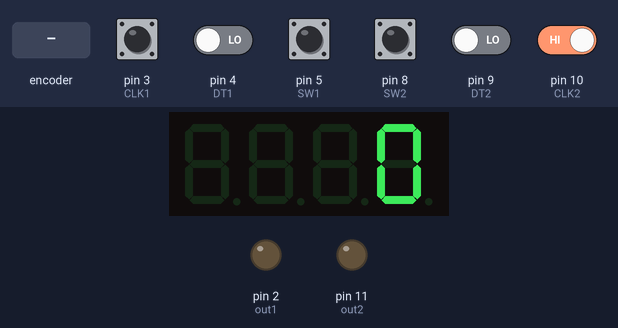
A sketch run on a simulated Arduino Uno, built with avr-gcc and run on an emulated ATmega328P. Shown: 4-digit seven-segment display, output pins drawn as LEDs (lit = HIGH). Inputs (shaded band) come from the test bench; at power-on: pin 3 (CLK1), pin 5 (SW1), pin 8 (SW2), pin 10 (CLK2) HIGH, pin 4 (DT1), pin 9 (DT2) LOW. EEPROM starts erased.

Above: at 5.7 s.
5.8 s: pin 5 (SW1) pulled LOW for 1 s
At 6.9 s:
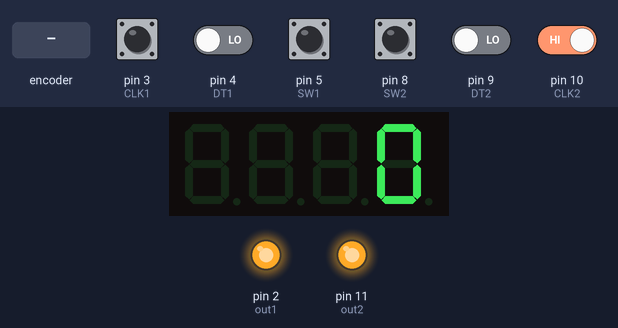
8.3 s: pin 10 (CLK2) driven LOW
At 9.5 s:
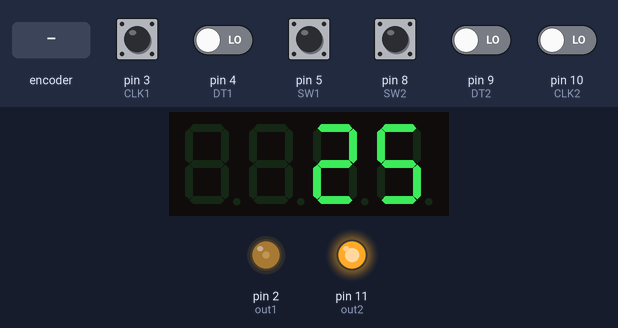
9.8 s: pin 5 (SW1) pulled LOW for 0.15 s
At 11.0 s:
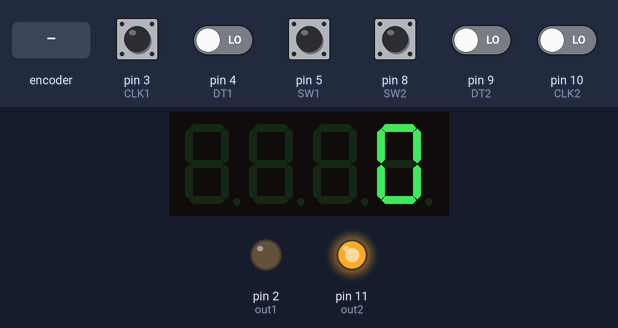
11.4 s: pin 8 (SW2) pulled LOW for 1 s
At 13.3 s:
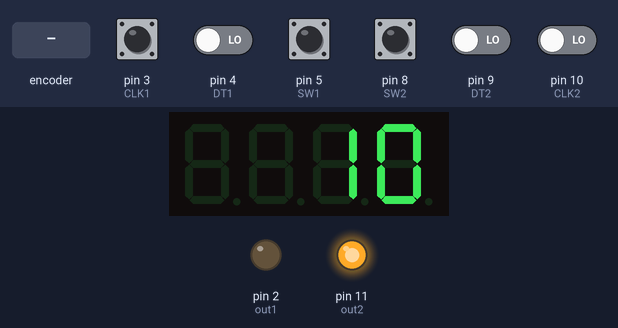
13.9 s: rotary encoder on pin 3 (CLK1) / pin 4 (DT1) turned 2 steps (second pin leading)
At 14.5 s:
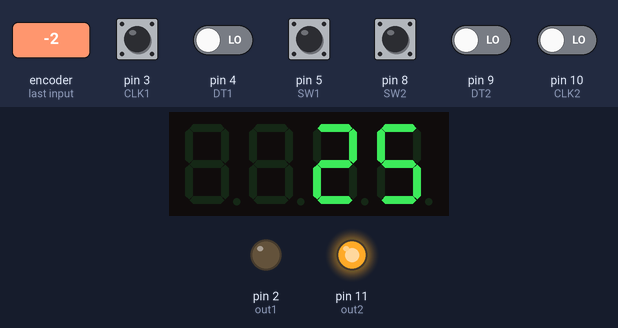
15.8 s: rotary encoder on pin 3 (CLK1) / pin 4 (DT1) turned 2 steps (second pin leading)
At 17.0 s:
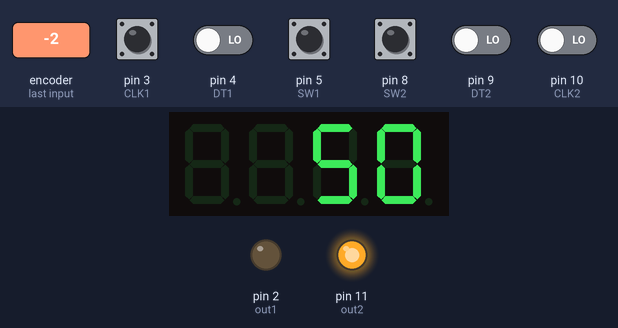
Timing chart, 0 to 18.7 s (numbered marks = the images above; inputs shaded):
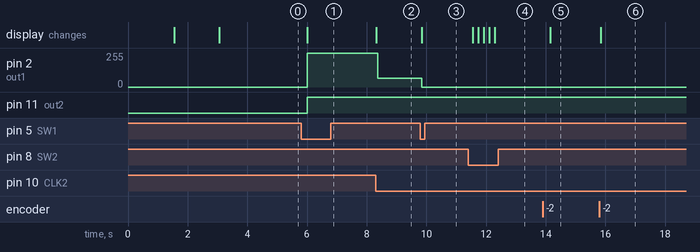

The sketch:

delay_b.ino
```cpp
#include <Arduino.h>
#include <TM1637Display.h>
#include <EEPROM.h>

//PINS
byte out1=2;
byte out2=11;
byte CLK1=3;//valcoder1
byte DT1=4;
byte SW1=5;
byte CLK2=10;//valcoder2
byte DT2=9;
byte SW2=8;

unsigned char encoder_A1, encoder_B1, encoder_A_prev1; // valcoder1
unsigned char SW_State1,SW_State_prev1;
unsigned char encoder_A2, encoder_B2, encoder_A_prev2; // valcoder2
unsigned char SW_State2,SW_State_prev2;


int sw_counter;
int sw1_counter;
int sw_delay=5000;
byte adr_freq=3;
byte adr_del=7;
byte freq_mass[3]={10,25,50};  //frequences
byte freq;
byte freq_i; //frequency nomber
int T_cor=70;
//float mult=1;
//int d=2;
int del;//delay
int del_mult=1;
byte pulse_wide=25;
unsigned long t1,t2,dt;//,tee1,tee2,dtee;
unsigned long td1,td2,dt_del,dt_wide;
float T,dT;
//int dTee=10000; //delay before puting to eepromt
//long dTd=10000;//delay for d set
//int d[4];

byte u1_flag=0;
byte u2_flag=0;
byte eet_flag=1;
byte d_flag=0;
byte beg_flag=1;
byte work_flag=0;

TM1637Display display(7, 6);

void setup() {
//Serial.begin(9600);

    display.setBrightness(0x0f);
EEPROM.get(adr_freq,freq_i);
EEPROM.get(adr_del,del);
DDRD = B00000100;
DDRB = B00001000;
//pinMode(out1,OUTPUT);
//pinMode(out2,OUTPUT);
freq=freq_mass[freq_i];
T=1000000/freq;
//t1=micros();
display.showNumberDec(freq);
delay(1500);
display.showNumberDec(del);
delay(1500);
display.setBrightness(0);
display.showNumberDec(work_flag);
delay(1500);
display.showNumberDec(freq);

}

void loop() {
  while(1)
 {if(work_flag==1)
  cycle();
  //cycle1();
 encoder1();
 encoder2();
 }
}
void cycle1()
{


  if(beg_flag==1)
   {t1=micros();
    PORTD |=1<<2;
  delayMicroseconds(pulse_wide);
PORTD &=~(1<<2);
  beg_flag=0;  }

   t2=micros();
  dt=t2-t1;
   if(dt>T)
  beg_flag=1;
}

void cycle()
{


  if(beg_flag==1)
  {
    t1=micros();
  dt_wide=t1+pulse_wide;
  dt_del=t1+del;
  u1_flag=1;
    //PORTD |=1<<2;
      digitalWrite(out1,HIGH);
   while(t2<dt_del)
  {t2=micros();
  if(u1_flag==1)
  if(t2>dt_wide)
  {u1_flag=0;
  //PORTD &=~(1<<2);
  digitalWrite(out1,LOW);
  }
  }
 // PORTB |=1<<3;
 digitalWrite(out2,HIGH);
  u2_flag=1;
  beg_flag=0;
  }
  t2=micros();
  dt=t2-t1;

  if(u2_flag==1)
  if(dt>del+pulse_wide)
  {u2_flag=0;
 // PORTB &=~(1<<3);
   digitalWrite(out2,LOW);
 }

  if(u1_flag==1)
  if(dt>pulse_wide)
  {u1_flag=0;
 // PORTD &=~(1<<2);
    digitalWrite(out1,LOW);}

  if(dt>=T-T_cor)
  beg_flag=1;
}
/*t2=micros();
dt=t2-t1;
if(dt-puls_wide<=0)
{if(u1_flag==0)
{
  PORTD |=1<<2;
u_flag=1;}

}
else
if(u_flag==1)
{
  PORTD &=~(1<<2);
u_flag=0;
{
  if(dT<dt-T/d)
  dT=dt-T/d;
}
}
if(dt-T>=0)
{t1=micros()-dt+T-47;
}*/


  void encoder1()
 {

  encoder_A1 = digitalRead(CLK1);
  encoder_B1 = digitalRead(DT1);
  SW_State1 = digitalRead(SW1);

   if(!encoder_A1 && encoder_A_prev1)
  {
  /*  tee1=millis();
    tee2=tee1;*/
    //eet_flag=0;
     if(encoder_B1)
    {
freq_i=freq_i-1;

    }
       else
    {
freq_i++;

      }
if(freq_i<0||freq_i>250)
freq_i=0;
if(freq_i>1)
freq_i=2;

      freq=freq_mass[freq_i];
      T=1000000/freq;
      display.showNumberDec(freq);
    }
    encoder_A_prev1 = encoder_A1;

 if(!SW_State1)
 {
 if(SW_State_prev1)
  {
work_flag=0;
EEPROM.put(adr_freq,freq_i);
EEPROM.put(adr_del,del);
display.showNumberDec(work_flag);
display.setBrightness(0);
sw1_counter=0;
  }
  if(!SW_State_prev1)
  sw1_counter++;
  if(sw1_counter==sw_delay)
  {
    sw1_counter=0;

    display.setBrightness(7);
    work_flag=1;
    display.showNumberDec(freq);
EEPROM.put(adr_freq,freq_i);
EEPROM.put(adr_del,del);
 }

}
  SW_State_prev1=SW_State1;
 }
  void encoder2()
 {

  encoder_A2 = digitalRead(CLK2);
  encoder_B2 = digitalRead(DT2);
  SW_State2 = digitalRead(SW2);

   if(!encoder_A2 && encoder_A_prev2)
  {
   /* tee1=millis();
    tee2=tee1;*/
    //eet_flag=0;
     if(encoder_B2)
    {
      while(del_mult>del)
      del_mult=del_mult/10;
      if(del_mult<1)
      del_mult=1;
      del=del-del_mult;
      if(del<0)
      del=0;
    }
       else
    {
      del=del+del_mult;
      if(del>9999)
      del=9999;
      if(del<pulse_wide)
      del=pulse_wide;
      }

      display.showNumberDec(del);
    }
    encoder_A_prev2 = encoder_A2;

 if(!SW_State2)
 sw_counter++;
 {
 if(sw_counter==sw_delay)
  {
del_mult=del_mult*10;
if(del_mult>1000)
del_mult=1;
sw_counter=0;
display.showNumberDec(del_mult);
  }
 }
 if(sw_counter!=0)
 if(SW_State2)
 sw_counter=0;
 //SW_State_prev2=SW_State2;
 }
```

Measured:
- after the input at 5.8 s, pin 2 (out1): 0/255 → 255/255 after 0.21 s; pin 11 (out2): LOW → HIGH after 0.21 s
- after the input at 8.3 s, pin 2 (out1): 255/255 → 67/255 after 0.06 s; the display: changes at once (image 2)
- after the input at 9.8 s, pin 2 (out1): 67/255 → 0/255 at once; the display: changes at once (image 3)
- after the input at 11.4 s, the display: changes after 0.16 s (image 4)
- after the input at 13.9 s, the display: changes after 0.25 s (image 5)
- after the input at 15.8 s, the display: changes after 0.05 s (image 6)
